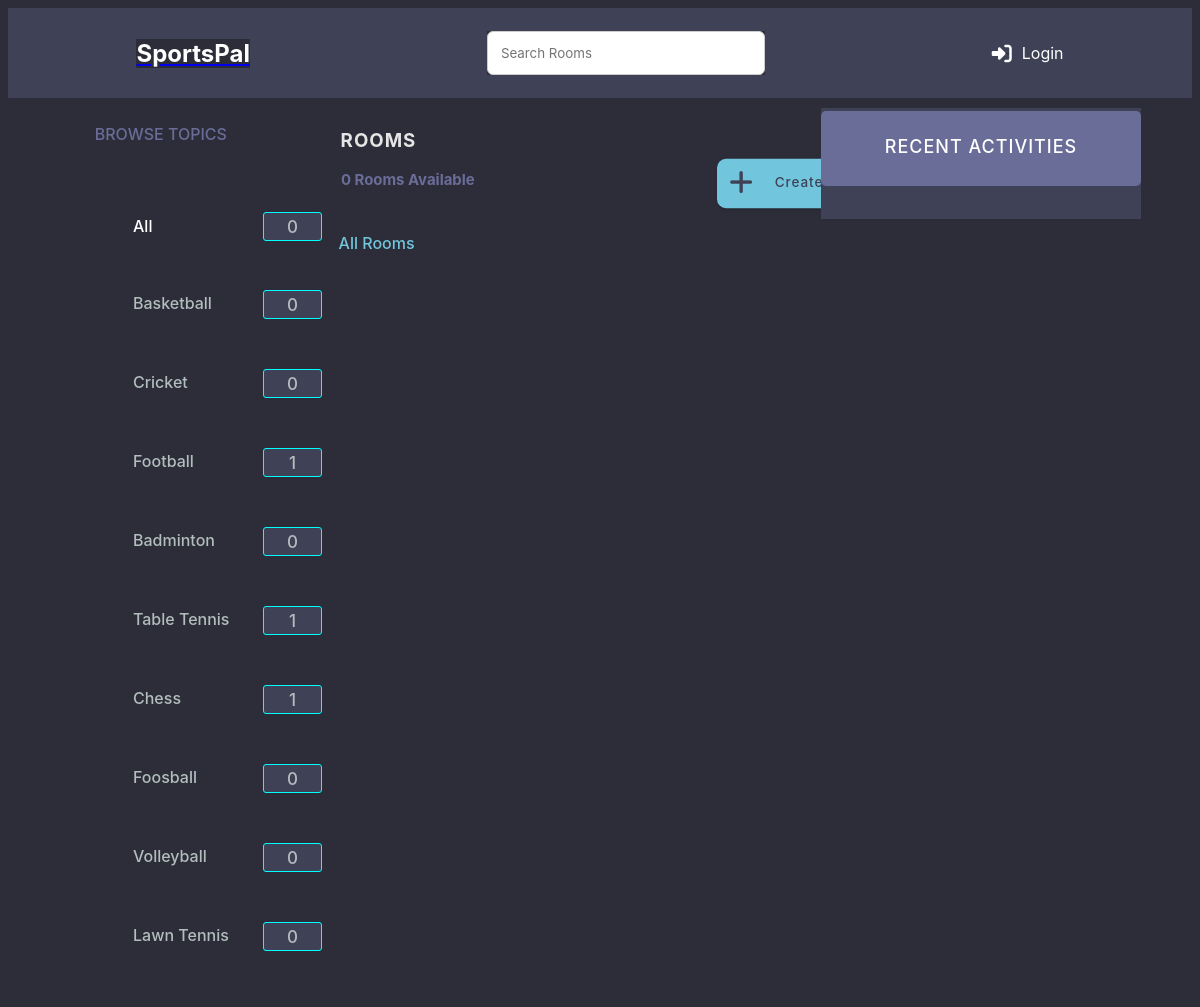
The page /home/?q=Basketball on the database its author committed.
### base/models.py (models this page shows, shortened)
class Topic(models.Model):
    name = models.CharField(max_length=200)

### base/views.py (the view)
# urls.py: path("home/", views.home, name="home"),
def home(request):
    q = request.GET.get('q') if request.GET.get('q') != None else ''
    rooms = Room.objects.filter(Q(topic__name__icontains = q) | Q(name__icontains = q) | Q(description__icontains = q) | Q(host__username__icontains = q))
    topics = Topic.objects.all()
    room_count = rooms.count()
    room_count_topic = rooms.filter(topic__name__icontains = q).count()
    room_messages = Message.objects.filter(Q(room__topic__name__icontains = q)).order_by('-created')
    context = {'rooms':rooms,'topics':topics,'room_count':room_count,'room_messages':room_messages , "room_count_topic":room_count_topic}
    return render(request,"base/home.html",context)

### base/templates/base/home.html (shortened to what this page needs)
{% extends 'main.html' %}
{% load static %}
{% block content %}
    {% block css %}
    <link rel="stylesheet" type="text/css" href="{% static 'styles/home.css' %}">
    <link href="{% static 'fontawesomefree/css/fontawesome.css' %}" rel="stylesheet" type="text/css">
    <link href="{% static 'fontawesomefree/css/brands.css' %}" rel="stylesheet" type="text/css">
    <link href="{% static 'fontawesomefree/css/solid.css' %}" rel="stylesheet" type="text/css">
    {% endblock %}
    <div class = "home-container ">
        <div>
            {% include 'base/topics_component.html' %}
        <div class = "rooms">
            <div id="rooms">
                <h3 style="position: relative;left : 27px; top: 10px">rooms</h3>
            </div>
            <div id="room_count">
                <h5 style="position: relative;left : 27px;top : -2px">{{room_count}} rooms available</h5>
            </div>
            <div id="create_room">
                <a href = "{% url 'create-room' %}">
                    <button> Create Room </button> </a>
            </div>
            <div class="all-rooms">
                <p style="color: white;">All Rooms</p>
            </div>
            <div>
                    {% include 'base/feed_component.html' %}
            </div>
        </div>
        <div>
            {% include 'base/activity_component.html'%}
        </div>
{% endblock %}

### base/templates/base/topics_component.html (shortened to what this page needs)
{% load static %}
{% block css %}
    <link rel="stylesheet" type="text/css" href="{% static 'styles/topics_component.css' %}">
{% endblock %}
<h3 class = "Topics" style = "color: #696d97; text-transform: uppercase;top:10px;">Browse Topics</h3>
<div class = "All">
    <p><a href="{% url 'home' %}"  style="color: white; text-decoration: none;"><div>All</div></a> <span id = "total">{{room_count}}</span></p>
</div>
<div class = "items_all">
    {% for topic in topics %}
        <div class = "List">
            <a href="{% url 'home' %}?q={{topic.name}}">{{topic.name}}
            <div id="count_div">
                <span id = "count">{{topic.room_set.all.count}}</span></a>
            </div>
        </div>
    {% endfor %}

### static/styles/main.css (style rules this page uses)
* { background-color: #2d2d39;; }

### static/styles/home.css (style rules this page uses)
#rooms { text-transform: uppercase; font-weight: 500; color: #e5e5e5; letter-spacing: 1px; display: inline-block; }
#room_count { height: auto; font-weight: 500; color: #696d97; font-size: 18px; text-transform: capitalize; position: relative; display: inline-block; top:50px; height:50px; left : -80px; margin-top: 0px; }
button { background-color: #71c6dd; border: none; display: inline-flex; align-items: center; gap: 1rem; cursor: pointer; transition: all ease-in-out 0.3s; padding: 1rem 2rem; border-radius: 5px; box-shadow: 1px 1px 3px 1px rgba(0, 0, 0, 0.15); font-weight: 500; display: inline-block; position: relative; left : 175px; top: 50px; color:#3f4156; height: 55px; padding-bottom: 25px; font-size: 15px; letter-spacing: 1px; border-radius: 10px; transform: scale(0.9); }
#create_room { display: inline-block; }

### static/styles/topics_component.css (style rules this page uses)
* { font-family: "DM Sans", -apple-system, BlinkMacSystemFont, "Segoe UI", Roboto, Oxygen, Ubuntu, Cantarell, "Open Sans", "Helvetica Neue", sans-serif; }
.Topics { position: relative; top : 50px; text-align: center; font-weight: 500; font-family: "DM Sans", -apple-system, BlinkMacSystemFont, "Segoe UI", Roboto, Oxygen, Ubuntu, Cantarell, "Open Sans", "Helvetica Neue", sans-serif; box-sizing: border-box; text-rendering: optimizeLegibility; font-size: inherit; }
.List, .All { display: flex; flex-direction: column; align-items: left; padding-left: 120px; }
.List a , .All { align-items: left; margin: 5px; font-weight: 500; color : #b2bdbd; text-decoration: none; width: 100px; }
#count,#total { display: inline-block; height: 20px; width: 50px; background-color: #3f4156; margin: 10px; border-radius: 3px; align-items: center; padding: 3.5px; text-align: center; border: 0.8px solid cyan; font-size: 17px; }
#count_div { position: relative; left: 120px; bottom: 38px; width: 100px; }
.All div { position: relative; top : 34px; }
#total { position: relative; left : 120px; }
div .List { width: 100px; }

### base/templates/base/home.html (style rules this page uses)
.home-container { display: grid; grid-template-columns: 2fr 3fr 2fr; }

### rows shown on the page
Topic: name "Basketball", room_set.all.count "0"
Topic: name "Cricket", room_set.all.count "0"
Topic: name "Football", room_set.all.count "1"
Topic: name "Badminton", room_set.all.count "0"
Topic: name "Table Tennis", room_set.all.count "1"
Topic: name "Chess", room_set.all.count "1"
Topic: name "Foosball", room_set.all.count "0"
Topic: name "Volleyball", room_set.all.count "0"
Topic: name "Lawn Tennis", room_set.all.count "0"

### other values the page prints
{{ room_count }} "0"
